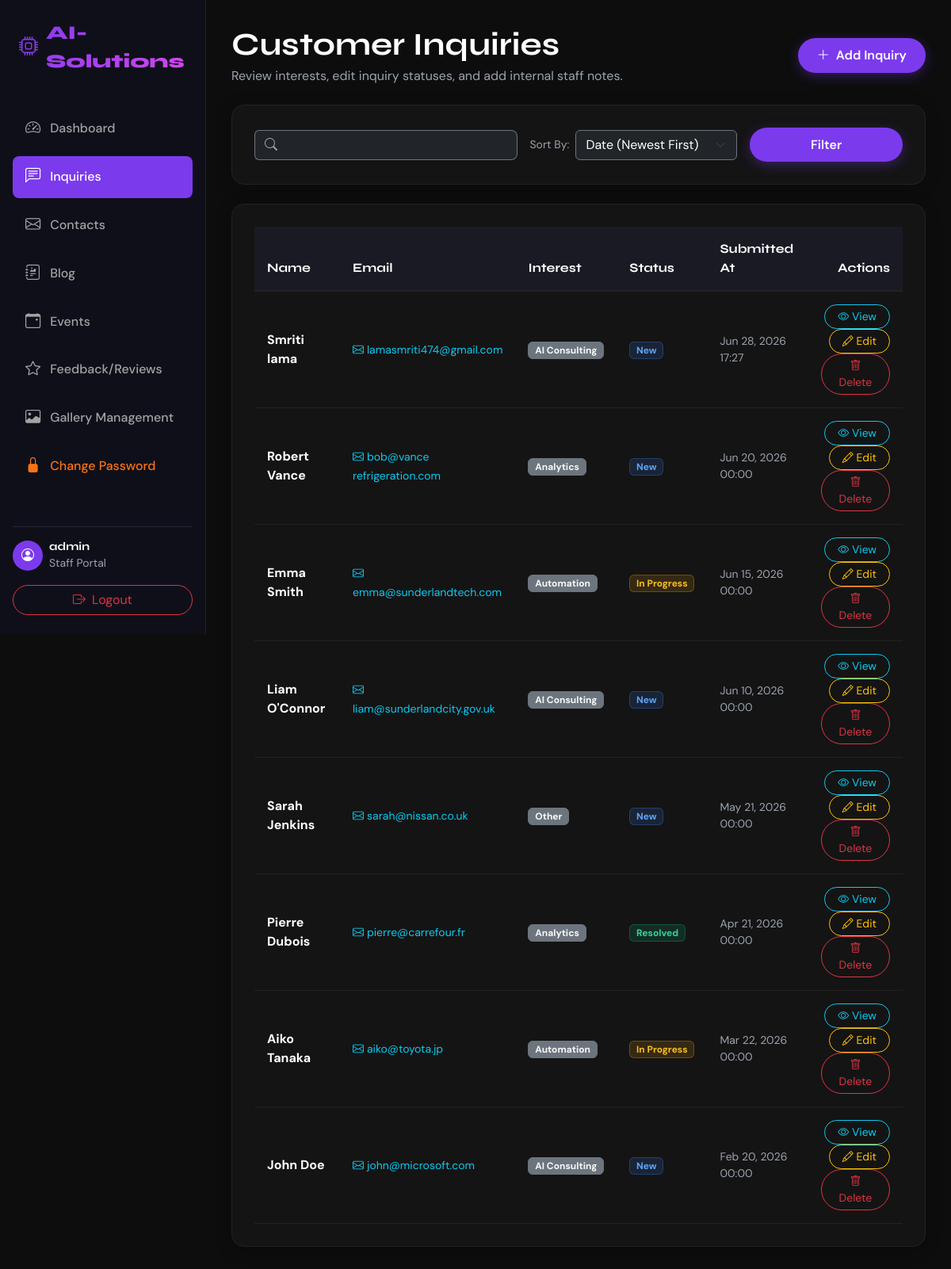
Page /dashboard/inquiries/ (signed in) on the committed database.
### core/models.py (models this page shows, shortened)
class CustomerInquiry(models.Model):
    SERVICE_CHOICES = [
        ('AI Consulting', 'AI Consulting'),
        ('Automation', 'Automation'),
        ('Analytics', 'Analytics'),
        ('Other', 'Other'),
    ]
    STATUS_CHOICES = [
        ('New', 'New'),
        ('In Progress', 'In Progress'),
        ('Resolved', 'Resolved'),
    ]
    name = models.CharField(max_length=255)
    email = models.EmailField()
    phone = models.CharField(max_length=50, blank=True, null=True)
    service_interest = models.CharField(max_length=50, choices=SERVICE_CHOICES, default='AI Consulting')
    message = models.TextField()
    status = models.CharField(max_length=20, choices=STATUS_CHOICES, default='New')
    notes = models.TextField(blank=True, null=True)
    created_at = models.DateTimeField(auto_now_add=True)
    updated_at = models.DateTimeField(auto_now=True)

### core/views.py (the view)
# urls.py: path('dashboard/inquiries/', views.InquiryListView.as_view(), name='inquiry_list'),
@method_decorator(login_required, name='dispatch')
class InquiryListView(ListView):
    model = CustomerInquiry
    template_name = 'core/inquiry_list.html'
    context_object_name = 'inquiries'
    paginate_by = 10
    def get_queryset(self):
        queryset = CustomerInquiry.objects.all()
        q = self.request.GET.get('q', '').strip()
        if q:
            queryset = queryset.filter(Q(name__icontains=q) | Q(email__icontains=q))
        sort_by = self.request.GET.get('sort_by', '-created_at')
        allowed_sorts = ['created_at', '-created_at', 'status', '-status', 'name', '-name']
        if sort_by in allowed_sorts:
            queryset = queryset.order_by(sort_by)
        else:
            queryset = queryset.order_by('-created_at')
        return queryset
    def get_context_data(self, **kwargs):
        context = super().get_context_data(**kwargs)
        context['q'] = self.request.GET.get('q', '')
        context['sort_by'] = self.request.GET.get('sort_by', '-created_at')
        return context

### templates/core/inquiry_list.html (shortened to what this page needs)
{% extends 'core/dashboard_base.html' %}
{% block content %}
<div class="d-flex justify-content-between align-items-center mb-4 flex-wrap gap-2">
    <div>
        <h1 class="display-6 fw-bold text-white mb-1">Customer Inquiries</h1>
        <p class="text-muted mb-0">Review interests, edit inquiry statuses, and add internal staff notes.</p>
    </div>
    <div>
        <a href="{% url 'inquiry_add' %}" class="btn btn-purple d-flex align-items-center gap-2">
            <i class="bi bi-plus-lg"></i> Add Inquiry
        </a>
    </div>
</div>
<div class="dashboard-card mb-4">
    <form method="get" class="row g-3 align-items-center">
        <div class="col-md-6 col-lg-5">
            <div class="input-group">
                <span class="input-group-text bg-dark border-secondary border-end-0 text-muted"><i class="bi bi-search"></i></span>
                <input type="text" name="q" value="{{ q }}" class="form-control bg-dark border-secondary border-start-0 text-white" placeholder="Search by name or email..." style="border-radius: 0 8px 8px 0;">
            </div>
        </div>
        <div class="col-md-4 col-lg-4">
            <div class="d-flex align-items-center gap-2">
                <label for="sort_by" class="text-muted small text-nowrap mb-0">Sort By:</label>
                <select name="sort_by" id="sort_by" class="form-select bg-dark border-secondary text-white" onchange="this.form.submit()">
                    <option value="-created_at" {% if sort_by == '-created_at' %}selected{% endif %}>Date (Newest First)</option>
                </select>
            </div>
        </div>
        <div class="col-md-2 col-lg-3 d-flex gap-2">
            <button type="submit" class="btn btn-purple w-100">Filter</button>
        </div>
    </form>
</div>
<div class="dashboard-card">
    <div class="table-responsive">
        <table class="table table-dark-custom align-middle mb-0">
            <thead>
                <tr>
                    <th>Name</th>
                    <th>Email</th>
                    <th>Interest</th>
                    <th>Status</th>
                    <th>Submitted At</th>
                    <th class="text-end">Actions</th>
                </tr>
            </thead>
            <tbody>
                {% if inquiries %}
                    {% for inq in inquiries %}
                    <tr>
                        <td class="text-white fw-bold">{{ inq.name }}</td>
                        <td><a href="mailto:{{ inq.email }}" class="text-info text-decoration-none small"><i class="bi bi-envelope me-1"></i>{{ inq.email }}</a></td>
                        <td><span class="badge bg-secondary border border-secondary px-2.5 py-1 text-light">{{ inq.service_interest }}</span></td>
                        <td>
                            <span class="badge
                                {% if inq.status == 'New' %}badge-new
                                {% elif inq.status == 'In Progress' %}badge-progress
                                {% else %}badge-resolved{% endif %} px-2.5 py-1">
                                {{ inq.status }}
                            </span>
                        </td>
                        <td class="small text-muted">{{ inq.created_at|date:"M d, Y H:i" }}</td>
                        <td class="text-end">
                            <div class="d-flex justify-content-end gap-1.5 flex-wrap">
                                <a href="{% url 'inquiry_detail' inq.id %}" class="btn btn-sm btn-outline-info rounded-pill px-3 py-1"><i class="bi bi-eye"></i> View</a>
                                <a href="{% url 'inquiry_edit' inq.id %}" class="btn btn-sm btn-outline-warning rounded-pill px-3 py-1"><i class="bi bi-pencil"></i> Edit</a>
                                <a href="{% url 'inquiry_delete' inq.id %}" class="btn btn-sm btn-outline-danger rounded-pill px-3 py-1"><i class="bi bi-trash"></i> Delete</a>
                            </div>
                        </td>
                    </tr>
                    {% endfor %}
                {% endif %}
            </tbody>
        </table>
    </div>
</div>
{% endblock %}

### templates/core/dashboard_base.html (shortened to what this page needs)
<!DOCTYPE html>
<html lang="en">
<head>
    <link href="https://cdn.jsdelivr.net/npm/bootstrap@5.3.0/dist/css/bootstrap.min.css" rel="stylesheet">
    <link rel="stylesheet" href="https://cdn.jsdelivr.net/npm/bootstrap-icons@1.11.3/font/bootstrap-icons.min.css">
</head>
<body>
    <div class="sidebar" id="sidebar">
        <a href="{% url 'dashboard' %}" class="sidebar-brand">
            <i class="bi bi-cpu"></i> AI-Solutions
        </a>
        <ul class="sidebar-menu">
            <li class="menu-item">
                <a href="{% url 'dashboard' %}" class="menu-link {% if request.resolver_match.url_name == 'dashboard' %}active{% endif %}">
                    <i class="bi bi-speedometer2"></i> Dashboard
                </a>
            </li>
            <li class="menu-item">
                <a href="{% url 'inquiry_list' %}" class="menu-link {% if 'inquiries' in request.path %}active{% endif %}">
                    <i class="bi bi-chat-left-text"></i> Inquiries
                </a>
            </li>
            <li class="menu-item">
                <a href="{% url 'contact_list' %}" class="menu-link {% if 'contacts' in request.path %}active{% endif %}">
                    <i class="bi bi-envelope"></i> Contacts
                </a>
            </li>
            <li class="menu-item">
                <a href="{% url 'blog_list' %}" class="menu-link {% if 'blog' in request.path %}active{% endif %}">
                    <i class="bi bi-journal-richtext"></i> Blog
                </a>
            </li>
            <li class="menu-item">
                <a href="{% url 'event_list' %}" class="menu-link {% if 'events' in request.path %}active{% endif %}">
                    <i class="bi bi-calendar-event"></i> Events
                </a>
            </li>
            <li class="menu-item">
                <a href="/dashboard/feedback" class="menu-link {% if 'feedback' in request.path %}active{% endif %}">
                    <i class="bi bi-star"></i> Feedback/Reviews
                </a>
            </li>
            <li class="menu-item">
                <a href="/dashboard/gallery" class="menu-link {% if 'gallery' in request.path %}active{% endif %}">
                    <i class="bi bi-image"></i> Gallery Management
                </a>
            </li>
            <li class="menu-item">
                <a href="{% url 'change_password' %}" class="menu-link {% if 'change-password' in request.path %}active{% endif %}" style="color: #f97316;">
                    <i class="bi bi-lock-fill" style="color: #f97316;"></i> Change Password
                </a>
            </li>
        </ul>
        <div class="sidebar-footer border-top border-secondary border-opacity-25 pt-3 mt-auto">
            <div class="d-flex align-items-center gap-2 mb-3">
                <div class="rounded-circle bg-purple p-2 text-white d-flex align-items-center justify-content-center" style="width: 38px; height: 38px; background-color: var(--primary-accent);">
                    <i class="bi bi-person-circle"></i>
                </div>
                <div class="overflow-hidden">
                    <h6 class="mb-0 text-white text-truncate" style="font-size: 0.9rem;">{{ user.username }}</h6>
                    <span class="text-muted small">Staff Portal</span>
                </div>
            </div>
            <a href="{% url 'dashboard_logout' %}" class="btn btn-outline-danger w-100 rounded-pill py-1.5 small d-flex align-items-center justify-content-center gap-2">
                <i class="bi bi-box-arrow-right"></i> Logout
            </a>
        </div>
    </div>
    <div class="main-wrapper">
        {% block content %}{% endblock %}
    </div>
</body>
</html>

### templates/core/dashboard_base.html (style rules this page uses)
:root { --bg-dark: #0d0d0d; --bg-card: #141414; --bg-sidebar: #0f0f1a; --border-color: #222222; --primary-accent: #7c3aed; --primary-accent-hover: #9061f9; --text-heading: #ffffff; --text-body: #a3a3a3; --text-muted: #6b7280; }
body { font-family: 'DM Sans', sans-serif; background-color: var(--bg-dark); color: var(--text-body); min-height: 100vh; display: flex; flex-direction: column; overflow-x: hidden; }
h1, h2, h3, h4, h5, h6 { font-family: 'Syne', sans-serif; color: var(--text-heading); font-weight: 700; }
.sidebar { width: 260px; background-color: var(--bg-sidebar); border-right: 1px solid var(--border-color); min-height: 100vh; position: fixed; top: 0; left: 0; z-index: 100; padding: 1.5rem 1rem; display: flex; flex-direction: column; transition: all 0.3s ease; }
.sidebar-brand { font-family: 'Syne', sans-serif; font-size: 1.5rem; font-weight: 800; background: linear-gradient(135deg, #7c3aed 0%, #d946ef 100%); -webkit-background-clip: text; -webkit-text-fill-color: transparent; text-decoration: none; margin-bottom: 2.5rem; padding-left: 0.5rem; display: flex; align-items: center; gap: 10px; }
.sidebar-menu { list-style: none; padding: 0; margin: 0; flex-grow: 1; }
.menu-item { margin-bottom: 0.5rem; }
.menu-link { display: flex; align-items: center; gap: 12px; padding: 0.75rem 1rem; color: var(--text-body); text-decoration: none; border-radius: 8px; font-weight: 500; transition: all 0.2s ease; }
.menu-link.active { background-color: var(--primary-accent); color: #ffffff; }
.menu-link i { font-size: 1.2rem; }
.main-wrapper { margin-left: 260px; padding: 2rem; flex-grow: 1; display: flex; flex-direction: column; transition: all 0.3s ease; }
.dashboard-card { background-color: var(--bg-card); border: 1px solid var(--border-color); border-radius: 16px; padding: 1.75rem; box-shadow: 0 4px 20px rgba(0, 0, 0, 0.25); margin-bottom: 1.5rem; }
.btn-purple { background-color: var(--primary-accent); color: #ffffff; font-weight: 600; border: none; padding: 0.6rem 1.5rem; border-radius: 50px; transition: all 0.2s ease; box-shadow: 0 4px 15px rgba(124, 58, 237, 0.35); }
.table-dark-custom { --bs-table-bg: transparent; --bs-table-color: var(--text-body); background-color: var(--bg-card); color: var(--text-body); }
.table-dark-custom th { background-color: #1a1a24; color: var(--text-heading); border-bottom: 2px solid var(--border-color); padding: 1rem; font-family: 'Syne', sans-serif; }
.table-dark-custom td { padding: 1rem; border-bottom: 1px solid var(--border-color); vertical-align: middle; background-color: transparent !important; }
.table-dark-custom tr { background-color: transparent !important; }
.badge-new { background-color: rgba(59, 130, 246, 0.15); color: #60a5fa; border: 1px solid rgba(59, 130, 246, 0.3); }
.badge-progress { background-color: rgba(245, 158, 11, 0.15); color: #fbbf24; border: 1px solid rgba(245, 158, 11, 0.3); }
.badge-resolved { background-color: rgba(16, 185, 129, 0.15); color: #34d399; border: 1px solid rgba(16, 185, 129, 0.3); }
.text-muted { color: #9ca3af !important; }

### rows in the picture
CustomerInquiry: name "Smriti lama", email "lamasmriti474@gmail.com", service_interest "AI Consulting", status "New", created_at "Jun 28, 2026 17:27"
CustomerInquiry: name "Robert Vance", email "bob@vance refrigeration.com", service_interest "Analytics", status "New", created_at "Jun 20, 2026 00:00"
CustomerInquiry: name "Emma Smith", email "emma@sunderlandtech.com", service_interest "Automation", status "In Progress", created_at "Jun 15, 2026 00:00"
CustomerInquiry: name "Liam O'Connor", email "liam@sunderlandcity.gov.uk", service_interest "AI Consulting", status "New", created_at "Jun 10, 2026 00:00"
CustomerInquiry: name "Sarah Jenkins", email "sarah@nissan.co.uk", service_interest "Other", status "New", created_at "May 21, 2026 00:00"
CustomerInquiry: name "Pierre Dubois", email "pierre@carrefour.fr", service_interest "Analytics", status "Resolved", created_at "Apr 21, 2026 00:00"
CustomerInquiry: name "Aiko Tanaka", email "aiko@toyota.jp", service_interest "Automation", status "In Progress", created_at "Mar 22, 2026 00:00"
CustomerInquiry: name "John Doe", email "john@microsoft.com", service_interest "AI Consulting", status "New", created_at "Feb 20, 2026 00:00"

### other values in the picture
{{ user.username }} "admin"
